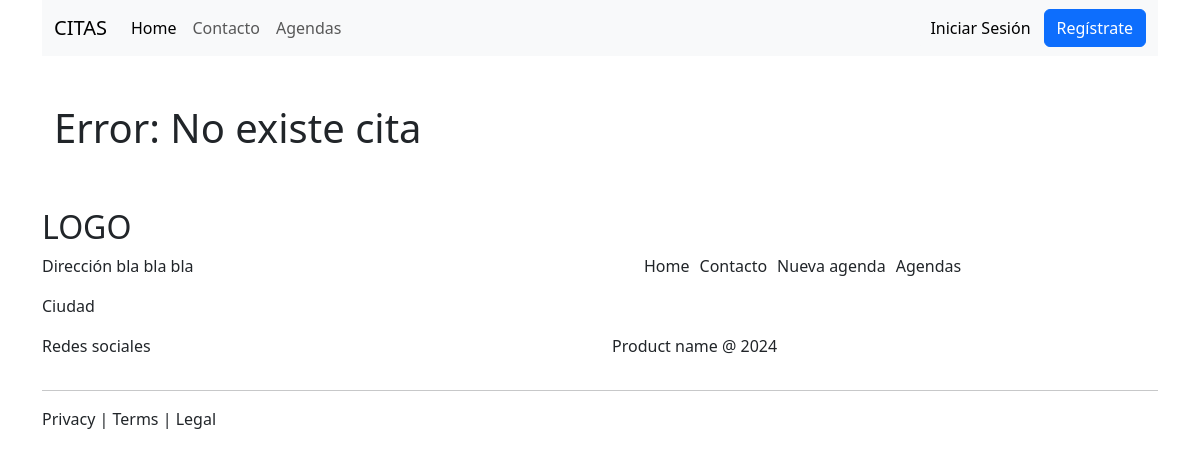
Page /agenda/6/cita on the earlier database version.
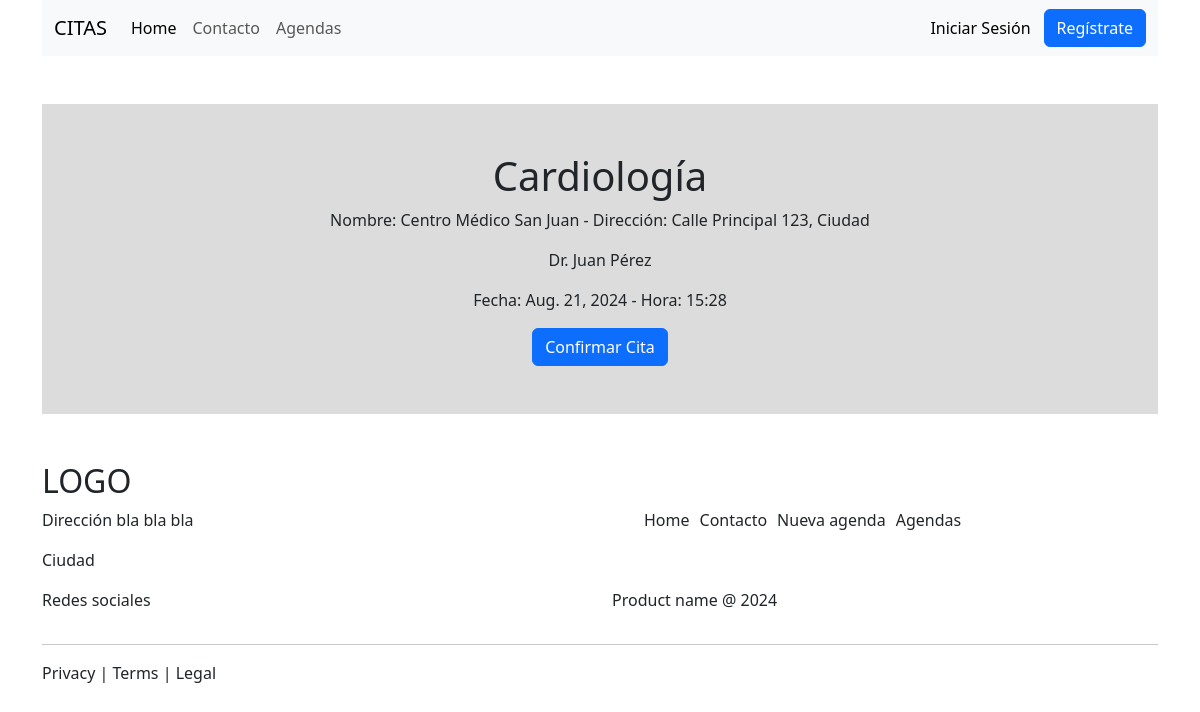
Same page on the later database version.
### citas/models.py (models this page shows, shortened)
class Agenda(models.Model):
    fecha_disponible = models.DateField('Fecha Disponible', auto_now=False, auto_now_add=False)
    hora_disponible = models.TimeField('Hora Disponible', auto_now=False, auto_now_add=False)
    especialista = models.ForeignKey(Especialista, on_delete=models.CASCADE)
    centro_medico = models.ForeignKey(CentroMedico, on_delete=models.CASCADE)

class Especialista(models.Model):
    nombre = models.CharField('Nombre especialista', max_length=200)
    especialidad = models.CharField('Especialidad', max_length=200)

class CentroMedico(models.Model):
    nombre = models.CharField('Nombre centro', max_length=200)
    direccion = models.CharField('Dirección', max_length=200)
    def __str__(self):
        return "Nombre: " + self.nombre + " - Dirección: " + self.direccion

### citas/views.py (the view)
# urls.py: path('agenda/<int:id>/cita', cita, name="cita"),
def cita(request, id):
    try:
        agenda = get_object_or_404(Agenda, id=id)
        return render(request, 'cita.html', {'agenda': agenda})
    except Http404:
        return render(request, 'cita.html', {'message': 'No existe cita'})

### citas/templates/cita.html (shortened to what this page needs)
{% extends "partes/base.html" %}
{% load static %}
{% block contenido %}
    <div class="container">
        <div class="row">
            {% if message %}
                <h1>Error: {{message}}</h1>
            {% else %}
                <div class="col-12 text-center cita p-5">
                    <h1>{{ agenda.especialista.especialidad }}</h1>
                    <p>{{ agenda.centro_medico }}</p>
                    <p>{{ agenda.especialista.nombre }}</p>
                    <p>Fecha: {{ agenda.fecha_disponible }} - Hora: {{ agenda.hora_disponible|date:"H:i" }}</p>
                    <form method="POST" action="{% url 'confirmar_agenda' %}">
                        <input type="submit" value="Confirmar Cita" class="btn btn-primary">
                    </form>
                </div>
            {% endif %}
        </div>
    </div>
{% endblock %}

Differences in the rows shown:
added Agenda: especialista.especialidad "Cardiología", centro_medico "Nombre: Centro Médico San Juan - Dirección: Calle Principal 123, Ciudad", especialista.nombre "Dr. Juan Pérez", fecha_disponible "Aug. 21, 2024", hora_disponible "15:28"
Other differences:
form field value: (not shown) → "Confirmar Cita"
{{ message }}: "No existe cita" → (not shown)
text no longer shown: "Error:"
text now shown: "Fecha: - Hora:"
